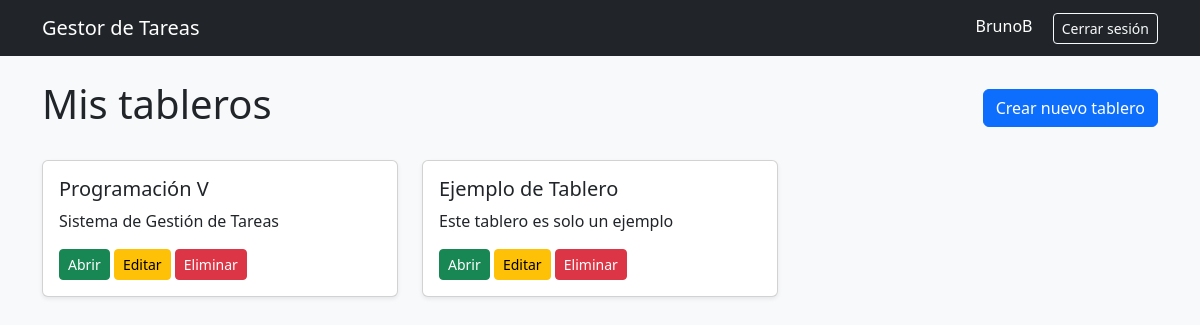
Screenshot of / (signed in) with the database file from the repository.
### boards/models.py (models this page shows, shortened)
class Board(models.Model):
    title = models.CharField(max_length=100)
    description = models.TextField(blank=True, null=True)
    owner = models.ForeignKey(User, on_delete=models.CASCADE, related_name='boards')
    created_at = models.DateTimeField(auto_now_add=True)

### boards/views.py (the view)
# urls.py: path('', views.home, name='home'),
@login_required
def home(request):
    boards = Board.objects.filter(owner=request.user)
    return render(request, 'boards/home.html', {
        'boards': boards
    })

### boards/templates/boards/home.html (shortened to what this page needs)
{% extends 'base.html' %}
{% block content %}
<div class="d-flex justify-content-between align-items-center mb-4">
    <h1>Mis tableros</h1>
    <a href="{% url 'create_board' %}" class="btn btn-primary">
        Crear nuevo tablero
    </a>
</div>
<div class="row">
    {% for board in boards %}
        <div class="col-md-4 mb-3">
            <div class="card shadow-sm">
                <div class="card-body">
                    <h5 class="card-title">
                        {{ board.title }}
                    </h5>
                    {% if board.description %}
                        <p class="card-text">{{ board.description }}</p>
                    {% endif %}
                    <a href="{% url 'board_detail' board.id %}" class="btn btn-success btn-sm">
                        Abrir
                    </a>
                    <a href="{% url 'edit_board' board.id %}" class="btn btn-warning btn-sm">
                        Editar
                    </a>
                    <a href="{% url 'delete_board' board.id %}" class="btn btn-danger btn-sm">
                        Eliminar
                    </a>
                </div>
            </div>
        </div>
    {% empty %}
        <p>No tienes tableros creados.</p>
    {% endfor %}
</div>
{% endblock %}

### boards/templates/base.html (shortened to what this page needs)
<!DOCTYPE html>
<html lang="es">
<head>
    <link href="https://cdn.jsdelivr.net/npm/bootstrap@5.3.3/dist/css/bootstrap.min.css" rel="stylesheet">
</head>
<body class="bg-light">
    <nav class="navbar navbar-expand-lg navbar-dark bg-dark mb-4">
        <div class="container">
            <a class="navbar-brand" href="{% url 'home' %}">Gestor de Tareas</a>
            <div>
                {% if user.is_authenticated %}
                    <span class="text-white me-3">{{ user.username }}</span>
                    <a href="{% url 'logout' %}" class="btn btn-outline-light btn-sm">Cerrar sesión</a>
                {% endif %}
            </div>
        </div>
    </nav>
    <main class="container">
        {% block content %}
        {% endblock %}
    </main>
</body>
</html>

### rows the page displays
Board: title "Programación V", description "Sistema de Gestión de Tareas"
Board: title "Ejemplo de Tablero", description "Este tablero es solo un ejemplo"

### other values shown
{{ user.username }} "BrunoB"
